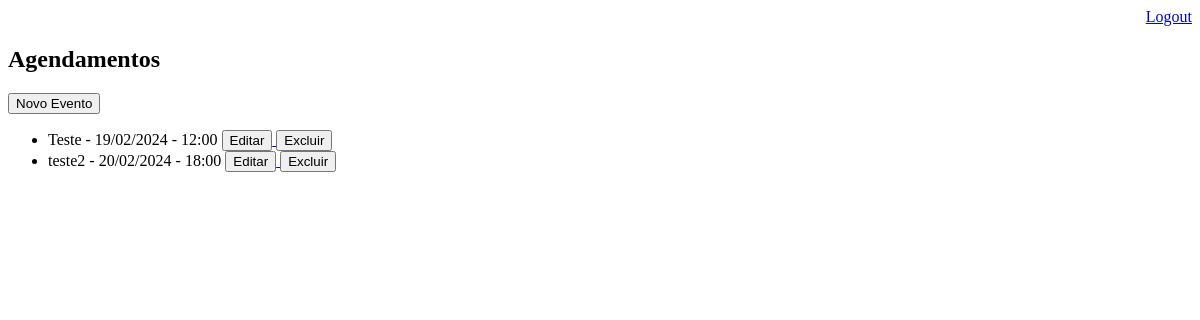
Page /agenda/ (signed in) on the earlier database version.
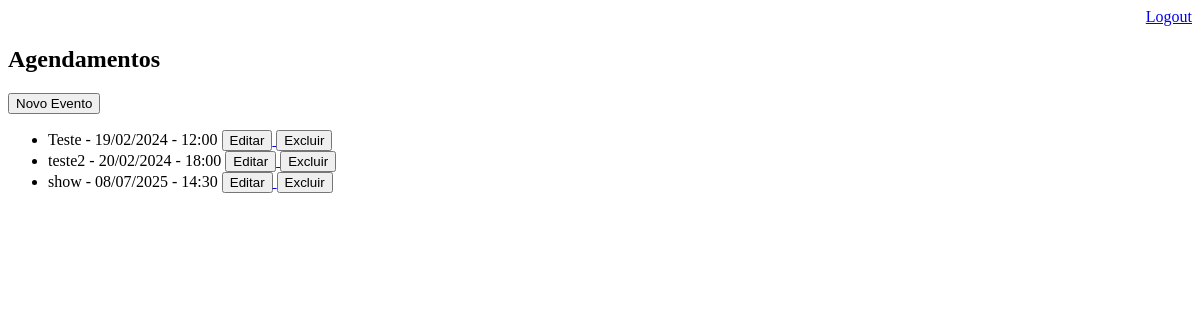
Same page on the later database version.
### core/models.py (models this page shows, shortened)
class Evento(models.Model):
    titulo = models.CharField(max_length=100)
    descricao = models.TextField(blank=True, null=True)
    data_evento = models.DateTimeField(verbose_name="Data do Evento ")
    data_criacao = models.DateTimeField(auto_now=True)
    usuario = models.ForeignKey(User, on_delete=models.CASCADE)
    def get_data_evento(self):
        return self.data_evento.strftime("%d/%m/%Y - %H:%M")

### core/views.py (the view)
# urls.py: path("agenda/", views.lista_eventos),
@login_required(login_url="/login/")
def lista_eventos(request):
    usuario = request.user
    evento = Evento.objects.filter(usuario=usuario)
    dados = {"eventos": evento}
    return render(request, "agenda.html", dados)

### templates/agenda.html (shortened to what this page needs)
<!DOCTYPE html>
<html lang="en">
<head>
    <div align="right">
        <a href="/logout">Logout</a>
    </div>
</head>
<body>
    <h2>Agendamentos</h2>
    <a href="evento">
        <button type="button">Novo Evento</button>
    </a>
    <ul>
        {% for evento in eventos %}
        <li>{{evento.titulo}} - {{evento.get_data_evento}}
            <a href="evento/?id={{evento.id}}">
                <button type="button">Editar</button>
            </a>
            <a href="evento/delete/{{evento.id}}/">
                <button type="button">Excluir</button>
            </a>
    </li>
        {% endfor %}
    </ul>
</body>
</html>

Differences in the rows shown:
added Evento: titulo "show", get_data_evento "08/07/2025 - 14:30"
